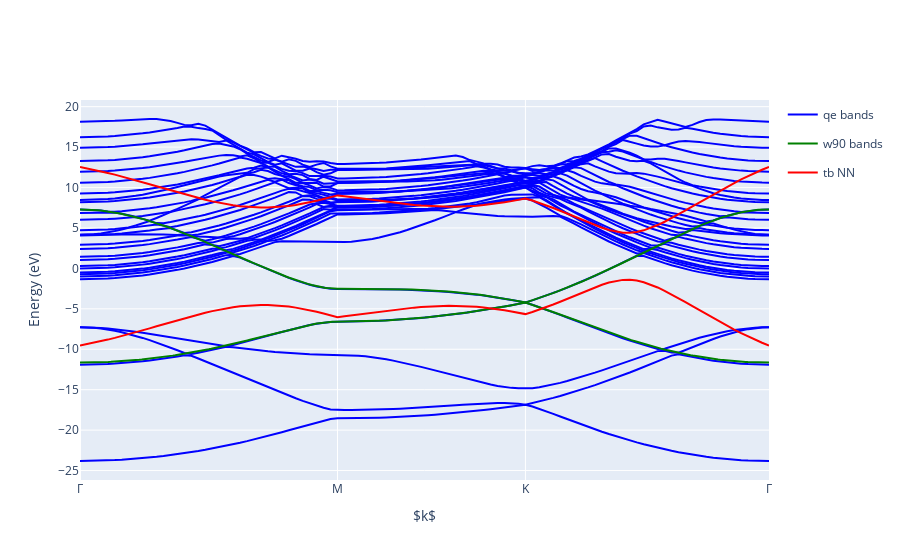

Notebook code for this chart:
### Code cell
NN = [(0, 1), (1, 1), (-1, -1), (0, -1)]
NNN = [(1, 0), (-1, 0)]
NNNN = [(2*elem[0], 2*elem[1]) for elem in NN]
graphene.plot_bands()
graphene.plot_tight_binding(1.5, name='tb NN', color='red')
#graphene.plot_tight_binding([(0, 0)]+NN+NNN, name='tb NNN', color='black')
graphene.band_plot.fig
